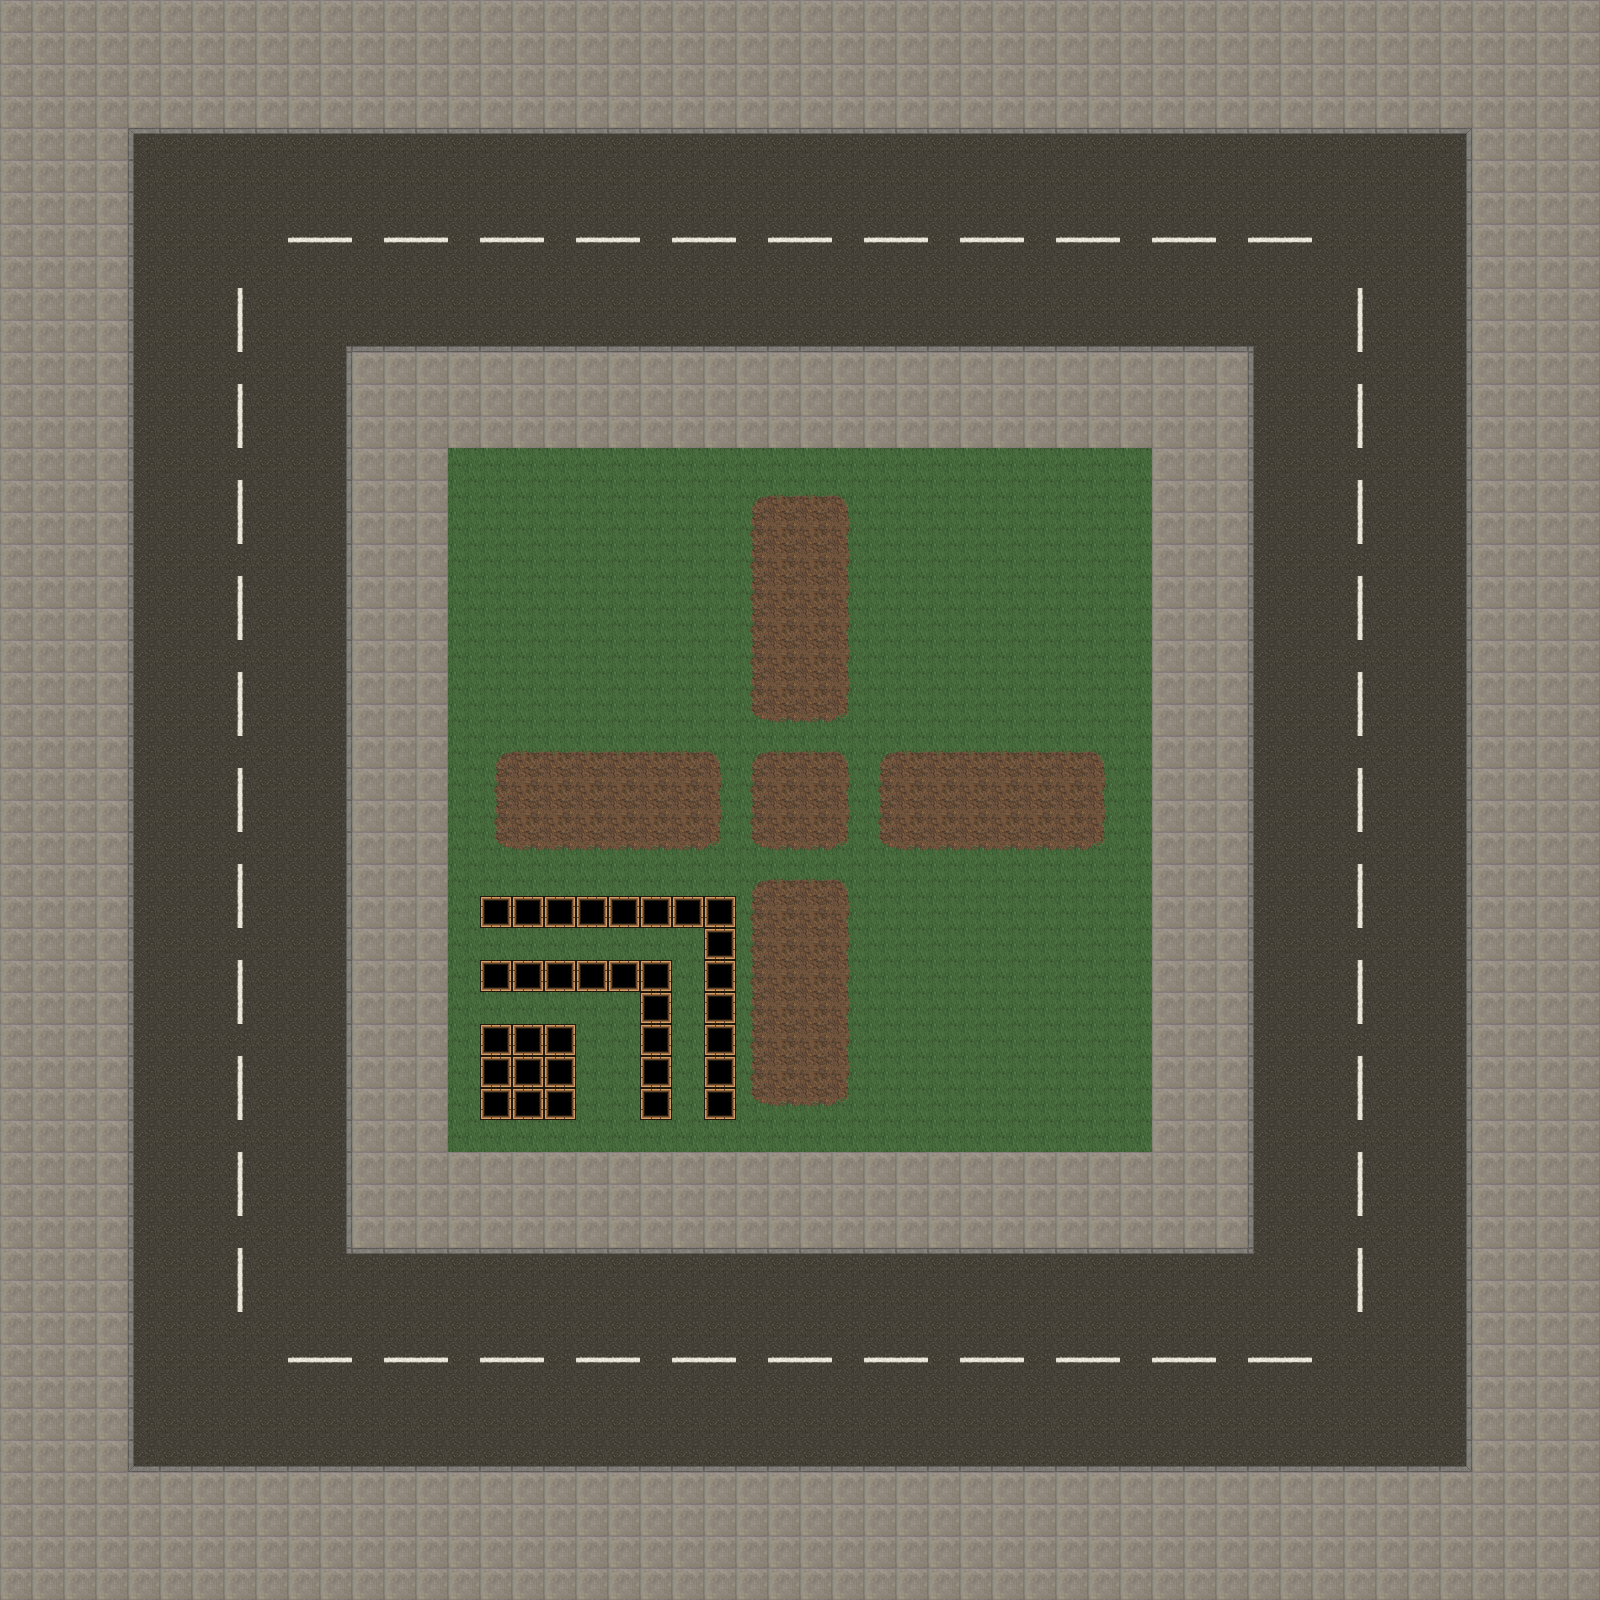

The image is a tile-based game level rendered from a .tmx file. Its description and source (layers, tilesets, objects; grid data summarised) follow:
An orthogonal 50x50 tile map with 32x32 px tiles, 1 tile layer (Main Layer).

<map version="1.0" tiledversion="1.1.4" orientation="orthogonal" renderorder="right-up" width="50" height="50" tilewidth="32" tileheight="32" infinite="0" backgroundcolor="#000000" nextobjectid="1">
 <tileset firstgid="1" name="BasicTiles" tilewidth="32" tileheight="32" tilecount="256" columns="16">
  <image source="../Tiles/terrainSheet.png" width="512" height="512" />
  <terraintypes>
   <terrain name="Street" tile="0" />
   <terrain name="DIrt" tile="0" />
   <terrain name="Grass" tile="0" />
  </terraintypes>
  <tile id="19" terrain="1,1,1,1" />
  <tile id="25" terrain="0,0,0,0" />
  <tile id="35" terrain="2,2,2,2" />
  <tile id="41" terrain=",0,,0" />
  <tile id="42" terrain="0,,0," />
  <tile id="43" terrain=",,0,0" />
  <tile id="44" terrain="0,0,," />
  <tile id="69">
   <properties>
    <property name="Collision" type="bool" value="true" />
   </properties>
  </tile>
  <tile id="73" terrain=",,,0" />
  <tile id="74" terrain=",,0," />
  <tile id="75" terrain=",0,," />
  <tile id="76" terrain="0,,," />
  <tile id="89" terrain="0,0,,0" />
  <tile id="90" terrain="0,,0,0" />
  <tile id="91" terrain=",0,0,0" />
  <tile id="92" terrain="0,0,0," />
  <tile id="144" terrain="2,1,2,1" />
  <tile id="145" terrain="1,2,1,2" />
  <tile id="146" terrain="2,2,1,1" />
  <tile id="147" terrain="1,1,2,2" />
  <tile id="148" terrain="1,1,1,2" />
  <tile id="149" terrain="1,1,2,1" />
  <tile id="150" terrain="1,2,1,1" />
  <tile id="151" terrain="2,1,1,1" />
  <tile id="152" terrain="2,2,2,1" />
  <tile id="153" terrain="2,2,1,2" />
  <tile id="154" terrain="2,1,2,2" />
  <tile id="155" terrain="1,2,2,2" />
 </tileset>
 <layer name="Main Layer" width="50" height="50">
  <data>[2500 cells, 2500 non-empty, 27 distinct tile ids]</data>
 </layer>
</map>